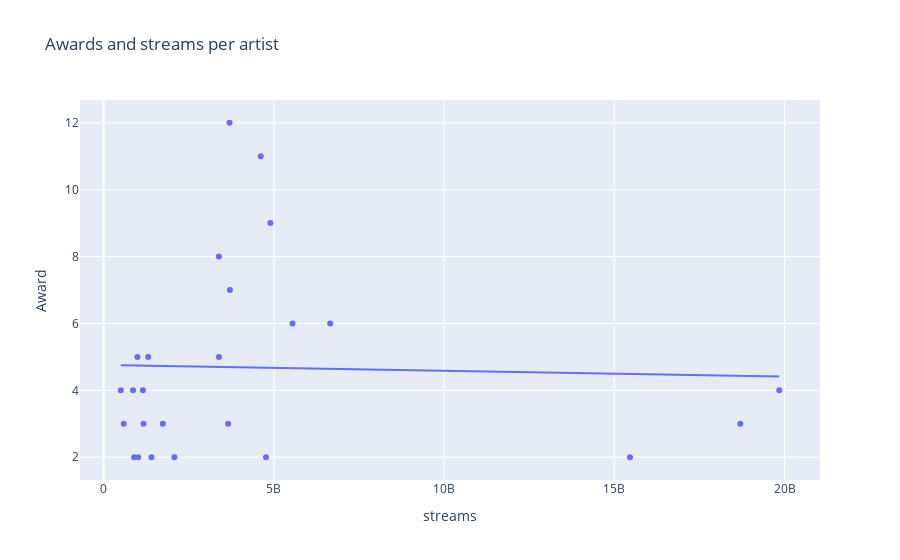

Notebook source saved alongside this figure:
### Code cell
df = pd.read_csv('../cleaned/final.csv', low_memory=False)
df = df.loc[df['streams'] != 'streams']

df['streams'] = df['streams'].astype(int)

df = df.groupby('artist_individual', as_index=False).agg({'streams': 'sum'})
df = df.rename(columns={'artist_individual': 'Artist'})
df = df.sort_values('streams')
df = df.loc[df['streams'] > 500000000]
df = df.sort_values('streams')

df2 = pd.read_csv("../cleaned/grammyAlbums_199-2019.csv", index_col=0)
df3 = pd.read_csv("../cleaned/grammySongs_1999-2019.csv", index_col=0)
df3.rename(columns={'GrammyAward': 'Award'}, inplace=True)
df2 = pd.concat([df2, df3])
df2 = df2.groupby('Artist', as_index=False).count()
df2 = df2.loc[df2['Artist'] != 'Various Artists']
df2 = df2.loc[df2['Award'] > 1]
df2.sort_values('Award', inplace=True)

df4 = pd.merge(df,df2, on='Artist')

px.scatter(df4, x='streams', y='Award', hover_data='Artist', trendline='ols', title='Awards and streams per artist').show()
print(df4['streams'].corr(df4['Award']))

### Figure 1 — Plotly figure (JSON) as saved in the notebook; plotly's stock layout.template omitted (floating-point values rounded to 4 significant figures)
{"data": [{"customdata": [["Justin Timberlake"], ["Skrillex"], ["Childish Gambino"], ["Pharrell Williams"], ["John Legend"], ["Beyoncé"], ["Michael Bublé"], ["Mariah Carey"], ["Daft Punk"], ["Rihanna"], ["Shakira"], ["Lil Wayne"], ["Kanye West"], ["Lady Gaga"], ["Sam Smith"], ["Adele"], ["Coldplay"], ["Eminem"], ["Maroon 5"], ["Bruno Mars"], ["Kendrick Lamar"], ["Taylor Swift"], ["The Weeknd"], ["Ed Sheeran"], ["Drake"]], "hovertemplate": "streams=%{x}<br>Award=%{y}<br>Artist=%{customdata[0]}<extra></extra>", "legendgroup": "", "marker": {"color": "#636efa", "symbol": "circle"}, "mode": "markers", "name": "", "orientation": "v", "showlegend": false, "type": "scatter", "x": [501264035, 587862578, 861312843, 893730754, 991454646, 1015225908, 1152844283, 1168360042, 1308334404, 1402360929, 1736529304, 2075799682, 3383384191, 3386149367, 3654249741, 3697087280, 3707257175, 4614260765, 4768165548, 4896033841, 5545941750, 6653550141, 15458348124, 18700501954, 19843813784], "xaxis": "x", "y": [4, 3, 4, 2, 5, 2, 4, 3, 5, 2, 3, 2, 8, 5, 3, 12, 7, 11, 2, 9, 6, 6, 2, 3, 4], "yaxis": "y"}, {"hovertemplate": "<b>OLS trendline</b><br>Award = -1.72155e-11 * streams + 4.75713<br>R<sup>2</sup>=0.001092<br><br>streams=%{x}<br>Award=%{y} <b>(trend)</b><extra></extra>", "legendgroup": "", "marker": {"color": "#636efa", "symbol": "circle"}, "mode": "lines", "name": "", "showlegend": false, "type": "scatter", "x": [501264035, 587862578, 861312843, 893730754, 991454646, 1015225908, 1152844283, 1168360042, 1308334404, 1402360929, 1736529304, 2075799682, 3383384191, 3386149367, 3654249741, 3697087280, 3707257175, 4614260765, 4768165548, 4896033841, 5545941750, 6653550141, 15458348124, 18700501954, 19843813784], "xaxis": "x", "y": [4.748, 4.747, 4.742, 4.742, 4.74, 4.74, 4.737, 4.737, 4.735, 4.733, 4.727, 4.721, 4.699, 4.699, 4.694, 4.693, 4.693, 4.678, 4.675, 4.673, 4.662, 4.643, 4.491, 4.435, 4.416], "yaxis": "y"}], "layout": {"legend": {"tracegroupgap": 0}, "title": {"text": "Awards and streams per artist"}, "xaxis": {"anchor": "y", "domain": [0, 1], "title": {"text": "streams"}}, "yaxis": {"anchor": "x", "domain": [0, 1], "title": {"text": "Award"}}}}
